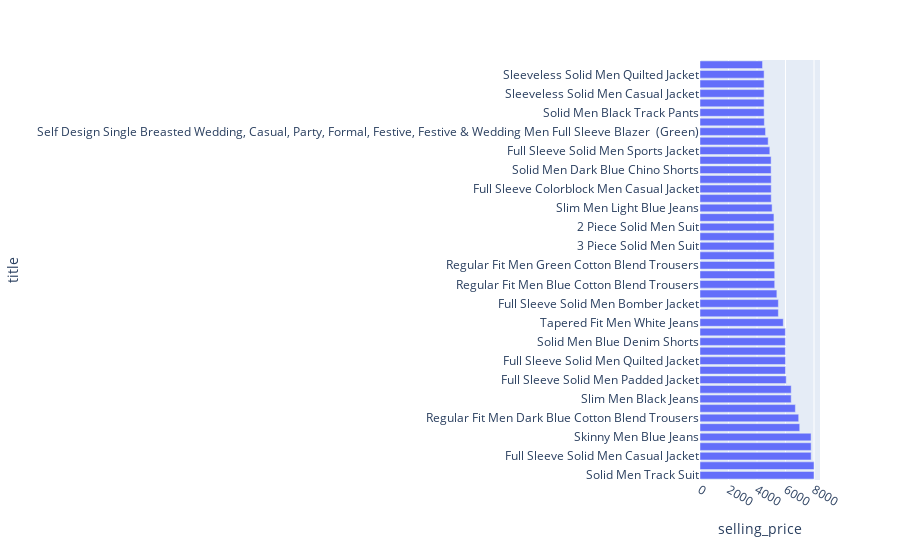

Notebook code cell kept with this figure:
### Code cell
high_selling_price_df.drop_duplicates(subset=['title'],inplace=True) #deop duplicates
px.bar(high_selling_price_df.head(100),y='title',x="selling_price")

### Figure 1 — Plotly figure (JSON) as saved in the notebook; plotly's stock layout.template omitted (floating-point values rounded to 4 significant figures)
{"data": [{"alignmentgroup": "True", "hovertemplate": "selling_price=%{x}<br>title=%{y}<extra></extra>", "legendgroup": "", "marker": {"color": "#636efa", "pattern": {"shape": ""}}, "name": "", "offsetgroup": "", "orientation": "h", "showlegend": false, "textposition": "auto", "type": "bar", "x": [7999, 7998, 7799, 7799, 7794, 6998, 6925, 6692, 6399, 6399, 6049, 5999, 5998, 5990, 5990, 5990, 5843, 5498, 5498, 5394, 5243, 5243, 5243, 5200, 5199, 5199, 5199, 5188, 5060, 4999, 4998, 4998, 4990, 4990, 4899, 4783, 4599, 4515, 4499, 4499, 4499, 4499, 4498, 4387], "xaxis": "x", "y": ["Solid Men Track Suit", "Checkered Single Breasted Party Men Full Sleeve Blazer  (Grey)", "Full Sleeve Solid Men Casual Jacket", "Full Sleeve Printed Men Sweatshirt", "Skinny Men Blue Jeans", "Self Design Single Breasted Party Men Full Sleeve Blazer  (Blue)", "Regular Fit Men Dark Blue Cotton Blend Trousers", "Maxx Regular Men Black Jeans", "Slim Men Black Jeans", "Slim Men Dark Blue Jeans", "Full Sleeve Solid Men Padded Jacket", "Tapered Fit Men Blue Jeans", "Full Sleeve Solid Men Quilted Jacket", "Solid Men Beige Denim Shorts", "Solid Men Blue Denim Shorts", "Slim Men Blue Jeans", "Tapered Fit Men White Jeans", "Full Sleeve Solid Men Riding Jacket", "Full Sleeve Solid Men Bomber Jacket", "Regular Men Light Blue Jeans", "Regular Fit Men Blue Cotton Blend Trousers", "Regular Fit Men Brown Cotton Blend Trousers", "Regular Fit Men Green Cotton Blend Trousers", "Mods Western Star Self Design Sherwani", "3 Piece Solid Men Suit", "2 Piece Self Design Men Suit", "2 Piece Solid Men Suit", "Full Sleeve Self Design Men Casual Jacket", "Slim Men Light Blue Jeans", "Full Sleeve Striped Men Bomber Jacket", "Full Sleeve Colorblock Men Casual Jacket", "Full Sleeve Solid Men Jacket", "Solid Men Dark Blue Chino Shorts", "Solid Men White Chino Shorts", "Full Sleeve Solid Men Sports Jacket", "Vairavaa Tex Solid Men Dhoti", "Self Design Single Breasted Wedding, Casual, Party, Formal, Festive, Festive & Wedding Men Full Sleeve Blazer  (Green)", "Full Sleeve Solid Men Sweatshirt", "Solid Men Black Track Pants", "Full Sleeve Color Block Men Sweatshirt", "Sleeveless Solid Men Casual Jacket", "Full Sleeve Solid Men Varsity Jacket", "Sleeveless Solid Men Quilted Jacket", "SIVAA TEX Men's Pure Silk White Dhoti Men Dhoti"], "yaxis": "y"}], "layout": {"barmode": "relative", "legend": {"tracegroupgap": 0}, "margin": {"t": 60}, "xaxis": {"anchor": "y", "domain": [0, 1], "title": {"text": "selling_price"}}, "yaxis": {"anchor": "x", "domain": [0, 1], "title": {"text": "title"}}}}
